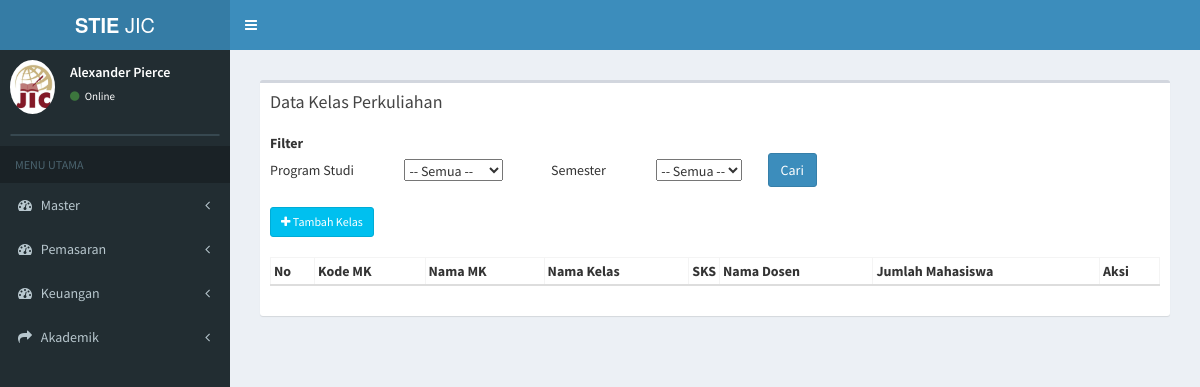
/index.php/kelas_perkuliahan, run on an earlier commit of the app's database.
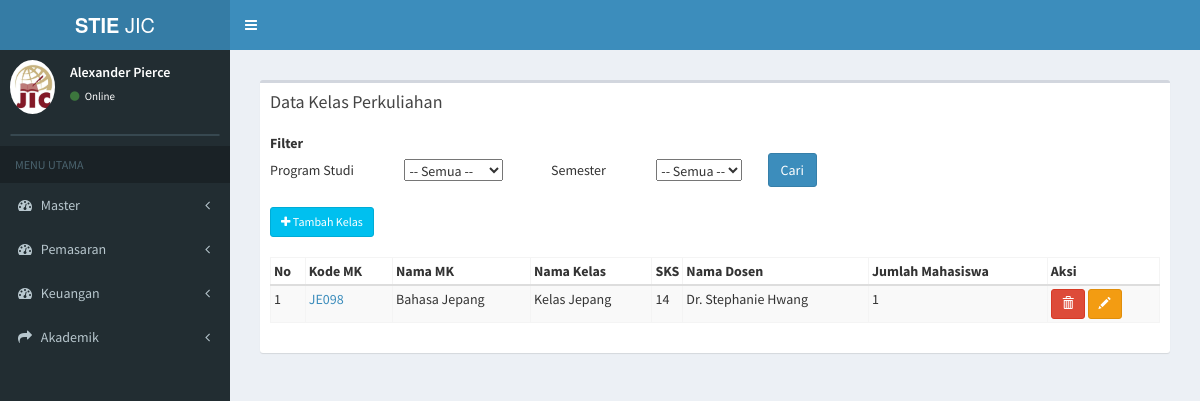
And on a later commit of the database.
### tables this page shows
CREATE TABLE `tb_kp` (
  `id_kp` varchar(11) NOT NULL,
  `nama_kelas` varchar(50) NOT NULL,
  `id_prodi` varchar(7) NOT NULL,
  `id_periode` varchar(5) NOT NULL,
  `id_detail_kurikulum` varchar(4) NOT NULL,
  `bahasan` text NOT NULL,
  `tgl_mulai` date NOT NULL,
  `tgl_akhir` date NOT NULL,
  `id_dosen` varchar(20) NOT NULL
);

CREATE TABLE `tb_matkul` (
  `kode_matkul` varchar(50) NOT NULL,
  `nama_matkul` varchar(100) NOT NULL,
  `id_prodi` varchar(10) NOT NULL,
  `jenis_matkul` varchar(20) NOT NULL,
  `bobot_matkul` int(11) NOT NULL,
  `bobot_praktikum` int(11) NOT NULL,
  `bobot_tatap_muka` int(11) NOT NULL,
  `bobot_praktik_lapangan` int(11) NOT NULL,
  `bobot_simulasi` int(11) NOT NULL,
  `metode_pembelajaran` varchar(100) NOT NULL,
  `tanggal_mulai` date NOT NULL,
  `tanggal_akhir` date NOT NULL
);

CREATE TABLE `tb_dosen` (
  `id_dosen` int(11) NOT NULL,
  `nama_dosen` varchar(255) NOT NULL,
  `kode_dosen` varchar(255) NOT NULL,
  `no_hp` varchar(250) NOT NULL,
  `keterangan` text NOT NULL
);

CREATE TABLE `tb_total_mhs` (
  `id_kp` varchar(20) NOT NULL,
  `total_mhs` int(11) NOT NULL
);

### application/controllers/kelas_perkuliahan.php (called while the page is built, shortened)
<?php
class Kelas_perkuliahan extends CI_Controller {
	public function __construct()
	{
		$this->load->model('kelas_perkuliahan_model');
		$this->load->model('daftar_ulang_model');
		$this->load->model('finance_model');
	}
	public function index(){
				$data['getProdi'] = $this->daftar_ulang_model->getProdi();
				$data['getPeriode'] = $this->daftar_ulang_model->getPeriode();
				$data['kp'] = $this->kelas_perkuliahan_model->data_kp();
				$data['main_view'] = 'Kelas_perkuliahan/kelas_perkuliahan_view';
				$this->load->view('template', $data);
	}
}

### index.php (called while the page is built, shortened)
<?php
require_once BASEPATH.'core/CodeIgniter.php';

### application/models/kelas_perkuliahan_model.php (called while the page is built, shortened)
<?php
class Kelas_perkuliahan_model extends CI_Model {
	public function data_kp(){
		$this->db->select('*');
		 $this->db->from('tb_kp');
		 $this->db->join('tb_prodi','tb_prodi.id_prodi=tb_kp.id_prodi');
     $this->db->join('tb_periode','tb_periode.id_periode=tb_kp.id_periode');
     $this->db->join('tb_detail_kurikulum','tb_detail_kurikulum.id_detail_kurikulum=tb_kp.id_detail_kurikulum');
     $this->db->join('tb_matkul','tb_matkul.kode_matkul=tb_detail_kurikulum.kode_matkul');
     $this->db->join('tb_dosen','tb_dosen.id_dosen=tb_kp.id_dosen');
     $this->db->join('tb_total_mhs','tb_total_mhs.id_kp=tb_kp.id_kp');
		 $query = $this->db->get();
		 return $query->result();
	}
}

### application/views/Kelas_perkuliahan/kelas_perkuliahan_view.php (the view, shortened to what this page needs)
    <section class="content">
      <div class="row">
        <div class="col-xs-12">
          <div class="box">
            <div class="box-header">
              <h3 class="box-title">Data Kelas Perkuliahan</h3>
            </div>
            <div class="box-body">
              <table class="">
                <tbody>
                  <form method="get" action="<?php echo base_url("kelas_perkuliahan/filter_kp/")?>">
                  <tr>
                    <th>Filter</th>
                  </tr>
                  <tr>
                    <td>Program Studi</td>
                    <td>&nbsp;&nbsp;&nbsp;&nbsp;&nbsp;&nbsp;&nbsp;&nbsp;&nbsp;&nbsp;&nbsp;&nbsp;&nbsp;&nbsp;&nbsp;&nbsp;&nbsp;
                      <select name="id_prodi" onchange="return get_prodi_periode2(this.value)">
                        <option value="">-- Semua --</option>
                      </select>
                    </td>
                    <td>&nbsp;&nbsp;&nbsp;&nbsp;&nbsp;&nbsp;&nbsp;&nbsp;&nbsp;&nbsp;&nbsp;&nbsp;&nbsp;&nbsp;&nbsp;&nbsp;&nbsp;Semester</td>
                    <td>&nbsp;&nbsp;&nbsp;&nbsp;&nbsp;&nbsp;&nbsp;&nbsp;&nbsp;&nbsp;&nbsp;&nbsp;&nbsp;&nbsp;&nbsp;&nbsp;&nbsp;
                      <select name="id_periode" id="id_periode2">
                        <option value="">-- Semua --</option>
                      </select>
                    </td>
                    <td>
                      &nbsp;&nbsp;&nbsp;&nbsp;&nbsp;&nbsp;&nbsp;&nbsp;&nbsp;<input type="submit" class="btn btn-primary" value="Cari">
                    </td>
                  </tr>
                </tbody>
              </table>
               <br>
              <table id="example3" class="table2 table-bordered table-striped">
                <a class="btn btn-info btn-sm" href="<?php echo base_url(); ?>kelas_perkuliahan/page_tambah"><i class="fa fa-plus"></i> Tambah Kelas</a> <br> <br>
                <thead>
                <tr>
                  <th>No</th>
                  <th>Kode MK</th>
                  <th>Nama MK</th>
                  <th>Nama Kelas</th>
                  <th style="width: 15px;">SKS</th>
                  <th>Nama Dosen</th>
                  <th>Jumlah Mahasiswa</th>
                  <th>Aksi</th>
                </tr>
                </thead>
                <tbody>
                <?php
                $no = 0;
                 $alert = "'Apakah anda yakin menghapus data ini ?'";
                foreach ($kp as $data) {
                  echo '
                <tr>
                  <td>'.++$no.'</td>
                  <td><a href="'.base_url('kelas_perkuliahan/detail_kelas/'.$data->id_kp).'">'.$data->kode_matkul.'</a></td>
                  <td>'.$data->nama_matkul.'</td>
                  <td>'.$data->nama_kelas.'</td>
                  <td>'.$data->bobot_matkul.'</td>
                  <td>'.$data->nama_dosen.'</td>
                  <td>'.$data->total_mhs.'</td>
                  <td>
                        <a href="'.base_url('kelas_perkuliahan/hapus_kp/'.$data->id_kp).'" class="btn btn-danger  btn-sm" onclick="return confirm('.$alert.')"><i class="glyphicon glyphicon-trash"></i><span class="tooltiptext">Hapus Kelas</span></a>
                         <a href="'.base_url('kelas_perkuliahan/detail_kp/'.$data->id_kp).'" class="btn btn-warning  btn-sm"><i class="glyphicon glyphicon-pencil"></i><span class="tooltiptext">Edit Kelas </span></a>
                  </td>
                  </tr>
                ' ;
              }
              ?>
                </tbody>
              </table>
            </div>
          </div>
        </div>
      </div>
    </section>
<link rel="stylesheet" href="//code.jquery.com/ui/1.12.0/themes/smoothness/jquery-ui.css">

What changed in the data, as far as the page shows it:
now on this page (row edited): tb_kp: tb_matkul.kode_matkul "JE098", tb_matkul.nama_matkul "Bahasa Jepang", nama_kelas "Kelas Jepang", tb_matkul.bobot_matkul "14", id_dosen.nama_dosen "Dr. Stephanie Hwang", tb_total_mhs.total_mhs "1"
